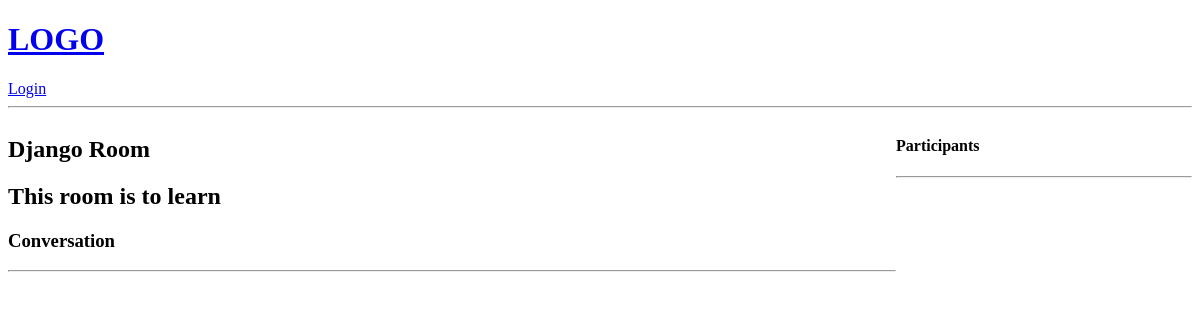
Page /room/5 on the earlier database version.
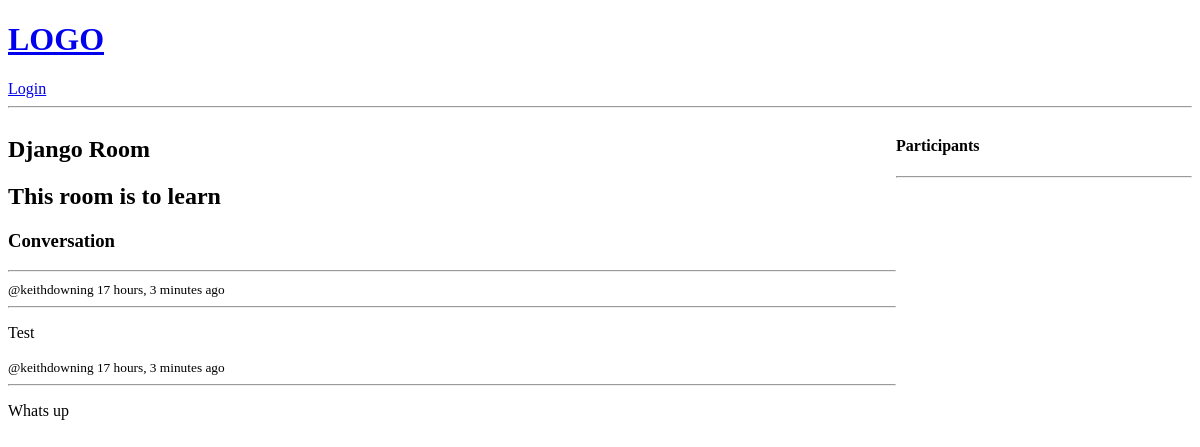
Same page on the later database version.
### base/models.py (models this page shows, shortened)
class Message(models.Model):
  user = models.ForeignKey(User, on_delete=models.CASCADE)
  room = models.ForeignKey(Room, on_delete=models.CASCADE)
  body = models.TextField()
  updated = models.DateTimeField(auto_now=True)
  created = models.DateTimeField(auto_now_add=True)

### base/views.py (the view, shortened to what this page needs)
# urls.py: path('room/<str:pk>', views.room, name='room'),
def room(request, pk):
    room = Room.objects.get(id=pk)
    room_messages = room.message_set.all().order_by('-created')
    context = {'room': room, 'room_messages': room_messages}
    return render(request, 'base/room.html', context)

### base/templates/base/room.html (shortened to what this page needs)
{% extends 'main.html' %}
{% block content %}
<div class='room-container'>
  <div>
    <h2>{{room.name}}</h2>
    <h2>{{room.description}}</h2>
    <div class="comment-wrapper">
      <h3>Conversation</h3>
      <hr>
      {% for message in room_messages %}
      <div>
        <small>@{{message.user}} {{message.created|timesince}} ago </small>
        <hr>
        <p>{{message.body}}</p>
      </div>
      {% endfor %}
    </div>
  </div>
  <div>
    <h4>Participants</h4>
    <hr>
  </div>
</div>
{% endblock content %}

Differences in the rows shown:
added Message: user "keithdowning", created "17 hours, 3 minutes", body "Test"
added Message: user "keithdowning", created "17 hours, 3 minutes", body "Whats up"
